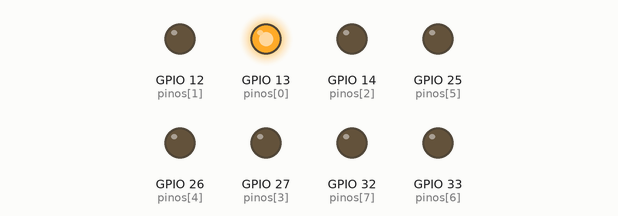
Recording of a sketch running on a simulated ESP32. On the bench: output pins drawn as LEDs (lit = HIGH).

Above: at 0.12 s.
At 1.12 s:
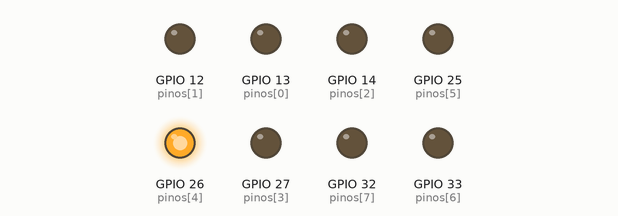
At 1.87 s:
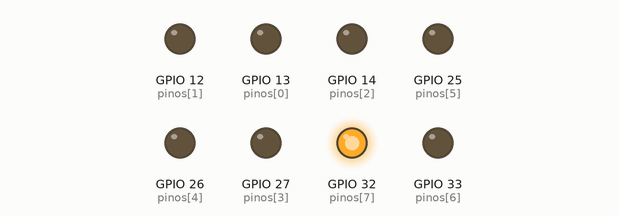
At 3.87 s:
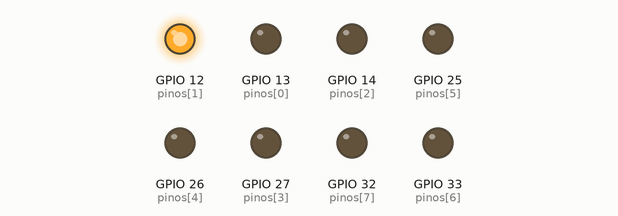
At 5.87 s:
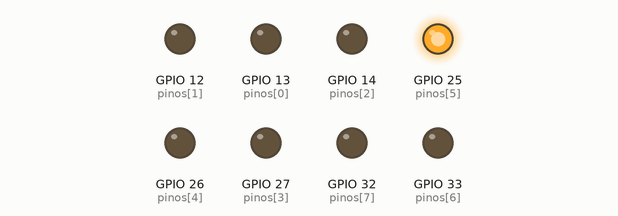
At 7.87 s:
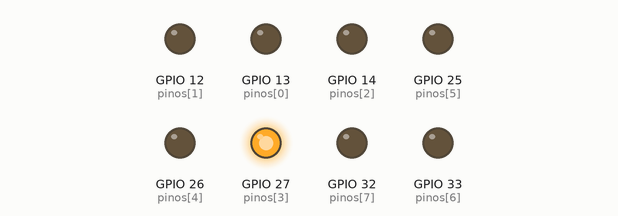
Timing chart, 0 to 8.2 s (numbered marks = the images above):
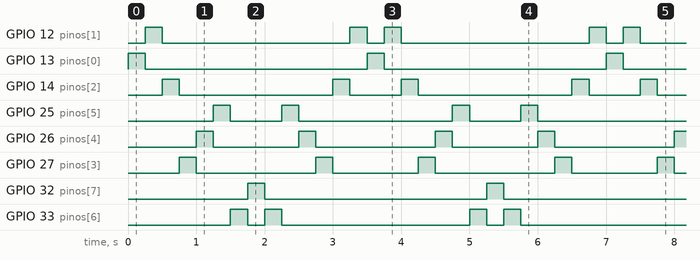

The sketch:

sketch_mar13a_ino.ino
```cpp
unsigned long start_time=0, current_time=0;
char pinos [8]={13,12,14,27,26,25,33,32};
int pos=0, sent=0;

void setup() {
  Serial.begin(115200);
  start_time=millis();
  for(int i=0;i<8;i++){
    pinMode(pinos[i], OUTPUT);
  }
  digitalWrite(pinos[0],HIGH);
}

void loop() {
  current_time=millis();
  if(current_time-start_time>=250){
    digitalWrite(pinos[pos], LOW);
    if(pos==7){ //Se a posição for igual a 7 então vamos inverter o sentido
      sent=1;
    }else if(pos==0){ //Se a posição for igual a 0 então invertemos o sentido
      sent=0;
    }

    if(sent==0){
      pos++;
    }else if(sent==1){
      pos--;
    }
    digitalWrite(pinos[pos], HIGH);
    start_time+=250;
  }
}
```

Measured:
- by itself, GPIO 12 (pinos[1]): repeats every 3.5 s: LOW 2.7 s, HIGH 0.25 s, LOW 0.25 s, HIGH 0.25 s
- by itself, GPIO 13 (pinos[0]), GPIO 32 (pinos[7]): alternates HIGH for 0.25 s and LOW for 3.3 s
- by itself, GPIO 14 (pinos[2]): repeats every 3.5 s: LOW 2.3 s, HIGH 0.25 s, LOW 0.75 s, HIGH 0.25 s
- by itself, GPIO 25 (pinos[5]): repeats every 3.5 s: LOW 0.75 s, HIGH 0.25 s, LOW 2.3 s, HIGH 0.25 s
- by itself, GPIO 26 (pinos[4]): repeats every 3.5 s: LOW 1.3 s, HIGH 0.25 s, LOW 1.7 s, HIGH 0.25 s
- by itself, GPIO 27 (pinos[3]): repeats every 3.5 s: LOW 1.7 s, HIGH 0.25 s, LOW 1.2 s, HIGH 0.25 s
- by itself, GPIO 33 (pinos[6]): repeats every 3.5 s: LOW 0.25 s, HIGH 0.25 s, LOW 2.7 s, HIGH 0.25 s
